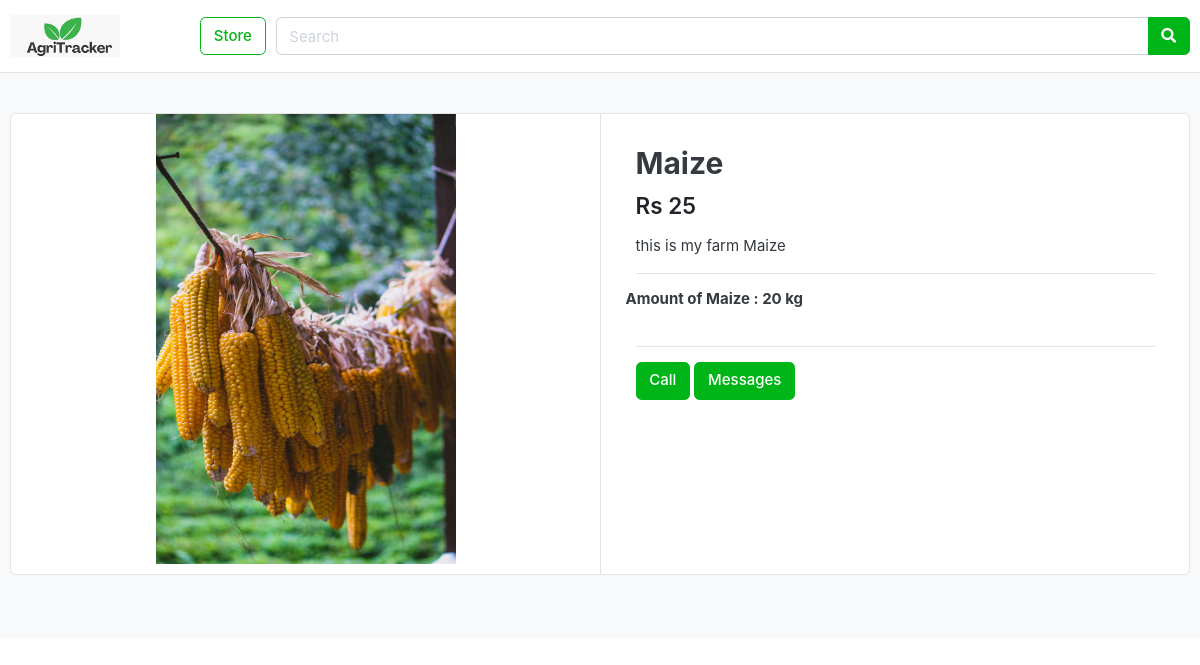
Page /store/grains/maize/ on the committed database.
### store/models.py (models this page shows, shortened)
class Product(models.Model):
    product_name = models.CharField(max_length=200,unique=True)
    slug = models.SlugField(max_length=200,unique=True)
    description = models.TextField(max_length=800,unique=True)
    price = models.IntegerField()
    images = models.ImageField(upload_to='photos/products')
    stock = models.IntegerField()
    is_available = models.BooleanField(default=True)
    category = models.ForeignKey(Category,on_delete=models.CASCADE)
    created_date= models.DateTimeField(auto_now_add=True)
    modified_date = models.DateTimeField(auto_now=True)

### store/views.py (the view)
# urls.py: path('<slug:category_slug>/<slug:product_slug>/', views.product_detail, name='product_detail'),
def product_detail(request,category_slug,product_slug):
    try:
        single_product = Product.objects.get(category__slug=category_slug,slug=product_slug)
    except Exception as e:
        raise e
    context={
        'single_product':single_product,
    }
    return render(request,'store/product_detail.html',context)

### category/context_processors.py (called while the page is built)
def menu_links(request):
    links=Category.objects.all()
    return dict(links=links)

### templates/store/product_detail.html
{% load static %}
{% include 'header1.html' %}
<header class="section-header">
<section class="header-main border-bottom">
	<div class="container">
<div class="row align-items-center">
	<div class="col-lg-2 col-md-3 col-6">
		<a href="{% url 'home' %}" class="brand-wrap">
			<img class="logo" src="{% static 'images/agritracker_logo.jpeg' %}">
		</a>
	</div>
	<a href="{% url 'store' %}" class="btn btn-outline-success">Store</a>
	<div class="col-lg  col-md-6 col-sm-12 col">
		<form action="#" class="search">
			<div class="input-group w-100">
			    <input type="text" class="form-control" style="width:60%;" placeholder="Search">
			    <div class="input-group-append">
			      <button class="btn btn-success" type="submit">
			        <i class="fa fa-search"></i>
			      </button>
			    </div>
		    </div>
		</form>
	</div>
</div>
	</div>
</section>
</header>
<section class="section-content padding-y bg">
<div class="container">
<div class="card">
	<div class="row no-gutters">
		<aside class="col-md-6">
<article class="gallery-wrap">
	<div class="img-big-wrap">
	   <a href="#"><img src="{{ single_product.images.url}}"></a>
	</div>
</article>
		</aside>
		<main class="col-md-6 border-left">
<article class="content-body">
<h2 class="title">{{single_product.product_name}}</h2>
<div class="mb-3">
	<var class="price h4">Rs {{single_product.price}}</var>
</div>
<p>{{single_product.description}}</p>
<hr>
	<div class="row">
		<div class="item-option-select">
			<h6>Amount of {{single_product.product_name}} : {{single_product.stock}} kg</h6>
		</div>
	</div>
	<hr>
	<a href="#" class="btn  btn-success"> <span class="text">Call</span>   </a>
    <a href="#" class="btn  btn-success"> <span class="text">Messages</span>   </a>
</article>
		</main>
	</div>
</div>
<br>
</body>
</html>

### agritracker_main/static/css/ui.css (style rules this page uses)
html { font-family: "Inter", sans-serif; font-size: 15px; }
.content-body { flex: 1 1 auto; padding: 2rem 2.3rem; }
.padding-y { padding-top: 40px; padding-bottom: 40px; }
var { font-style: normal; }
article:after, .form-group:after { display: block; clear: both; content: ""; }
.bg { background-color: #f8f9fa; }
.header-main { position: relative; padding-top: 1rem; padding-bottom: 1rem; }
.brand-wrap .logo, .navbar-brand .logo { margin-right: 7px; max-height: 42px; display: inline-block; }
.price { font-weight: 600; color: #212529; }
.gallery-wrap .img-big-wrap { margin-bottom: 10px; border-radius: 0.37rem; overflow: hidden; background-color: #fff; }
.gallery-wrap .img-big-wrap a { text-align: center; display: block; }
.gallery-wrap .img-big-wrap img { height: 450px; width: auto; display: inline-block; }
.item-option-select { margin-bottom: 1rem; display: inline-block; margin-right: 15px; }

### rows in the picture
Product: images (picture), product_name "Maize", price "25", description "this is my farm Maize", stock "20"
